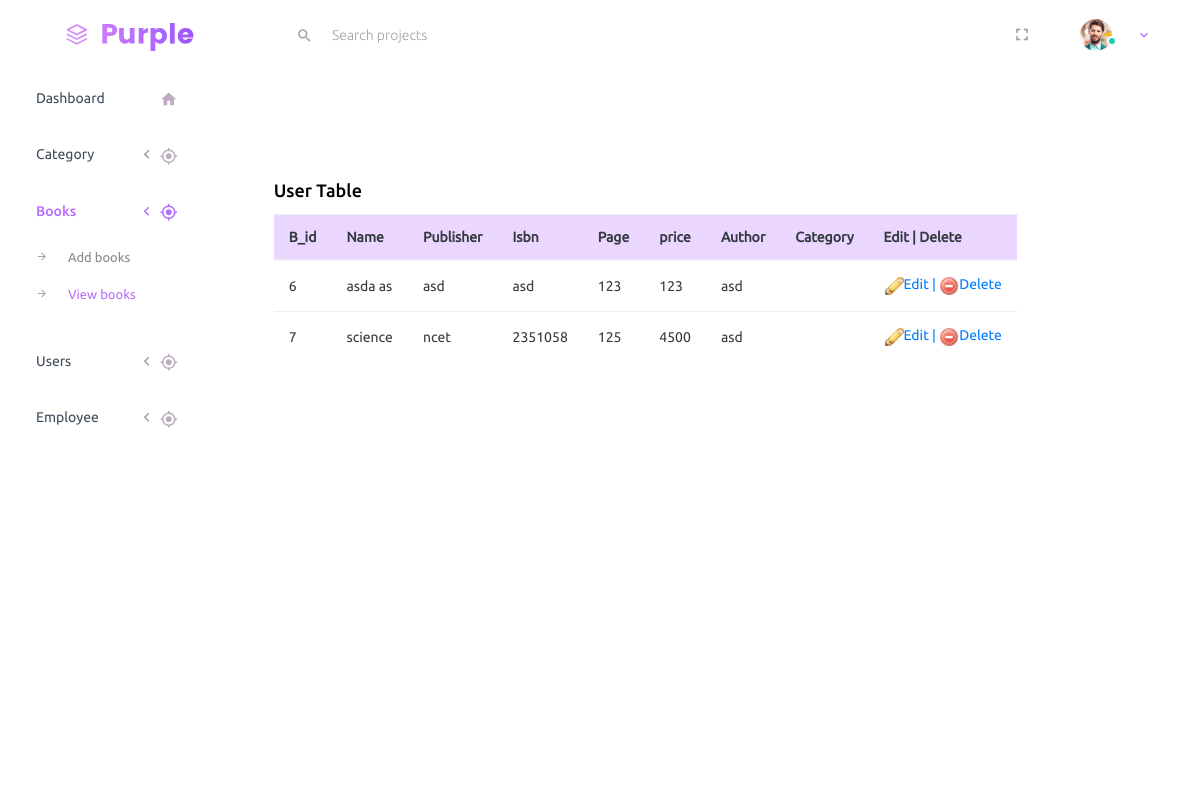
Page /admin/view_book.php (signed in) on the committed database.
### tables this page shows
CREATE TABLE `book` (
  `b_id` int(255) NOT NULL,
  `b_name` varchar(40) DEFAULT NULL,
  `b_publisher` varchar(40) DEFAULT NULL,
  `b_edition` varchar(10) DEFAULT NULL,
  `b_isbn` varchar(10) DEFAULT NULL,
  `b_page` bigint(255) DEFAULT NULL,
  `b_price` bigint(255) DEFAULT NULL,
  `b_img` varchar(50) NOT NULL DEFAULT 'error',
  `b_author` varchar(40) DEFAULT NULL,
  `b_description` varchar(255) DEFAULT NULL
);

### admin/view_book.php (the view, shortened to what this page needs)
<?php
      include_once 'connection.php';
      if (isset($_SESSION['admin']))
      {
 ?>
<!DOCTYPE html>
<html lang="en">
<head>
  <link rel="stylesheet" href="vendors/iconfonts/mdi/css/materialdesignicons.min.css">
  <link rel="stylesheet" href="vendors/css/vendor.bundle.base.css">
  <link rel="stylesheet" href="css/style.css">
</head>
<body>
  <div class="container-scroller">
      <?php
        include("include/header.php");
      ?>
    <div class="container-fluid page-body-wrapper">
        <?php
            include("include/menu.php");
        ?>
        <div class="container-fluid page-body-wrapper">
           <div class="col-lg-12 grid-margin stretch-card">
              <div class="card" >
                <div class="card-body">
                   <h4 class="card-title">User Table</h4>
                  <table class="table table-responsive table-{color}" >
                      <tr class="table-primary">
                        <th>B_id</th>
                        <th>Name</th>
                        <th>Publisher</th>
                        <th>Isbn</th>
                        <th>Page </th>
                        <th>price</th>
                        <th>Author</th>
                        <th>Category</th>
                        <th>Edit  |   Delete</th>
                      </tr>
                       <tbody>
                   <?php
                        $sql = "SELECT * FROM book";
                        $result= mysqli_query($conn,$sql) or die("Error in query");
                        while ($row = mysqli_fetch_assoc($result))
                        {
                          echo "<tr class>";
                          echo "<td>".$row['b_id']."</td>";
                          echo "<td>".$row['b_name']."</td>";
                          echo "<td>".$row['b_publisher']."</td>";
                          echo "<td>".$row['b_isbn']."</td>";
                          echo "<td>".$row['b_page']."</td>";
                          echo "<td>".$row['b_price']."</td>";
                          echo "<td>".$row['b_author']."</td>";
                          echo "<td>".$row['b_category']."</td>";
                                echo "<td><a href='editb.php?id=".$row['b_id']."'><img src='images/edit.png' style='height:20px; width:20px' >Edit | <a href='process/delete_book.php?id=".$row['b_id']."'><img src='images/delete.png' style='height:20px; width:20px'>Delete </td>";
                          echo "</tr>";
                        }
                       ?>
                        </tbody>
                  </table>
                </div>
              </div>
            </div>
        </div>
    </div>
  </div>
</body>
</html>
<?php
  }
  else
  {
    header("location: login.php");
  }
 ?>

### rows in the picture
book: b_id "6", b_name "asda as", b_publisher "asd", b_isbn "asd", b_page "123", b_price "123", b_author "asd"
book: b_id "7", b_name "science", b_publisher "ncet", b_isbn "2351058", b_page "125", b_price "4500", b_author "asd"
